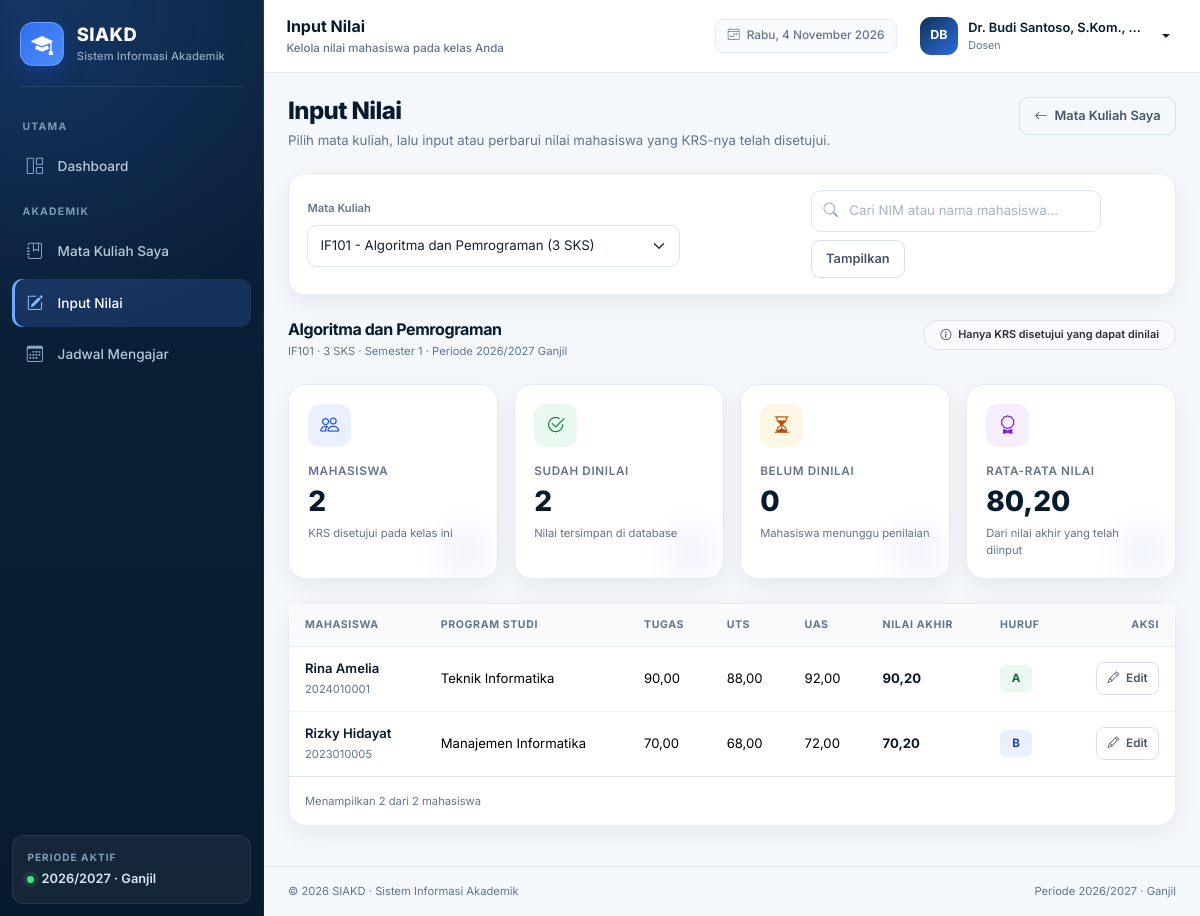
/dosen/nilai.php (signed in), run on the app's committed database.
### tables this page shows
CREATE TABLE `dosen` (
    `id` INT UNSIGNED NOT NULL AUTO_INCREMENT,
    `user_id` INT UNSIGNED NOT NULL,
    `nidn` VARCHAR(20) NOT NULL,
    `nama` VARCHAR(100) NOT NULL,
    `email` VARCHAR(120) NOT NULL,
    `prodi_id` INT UNSIGNED NOT NULL,
    `created_at` TIMESTAMP NOT NULL DEFAULT CURRENT_TIMESTAMP,
    `updated_at` TIMESTAMP NOT NULL DEFAULT CURRENT_TIMESTAMP ON UPDATE CURRENT_TIMESTAMP,
    PRIMARY KEY (`id`),
    UNIQUE KEY `uq_dosen_user` (`user_id`),
    UNIQUE KEY `uq_dosen_nidn` (`nidn`),
    UNIQUE KEY `uq_dosen_email` (`email`),
    KEY `idx_dosen_prodi` (`prodi_id`),
    CONSTRAINT `fk_dosen_user` FOREIGN KEY (`user_id`) REFERENCES `users` (`id`) ON DELETE CASCADE ON UPDATE CASCADE,
    CONSTRAINT `fk_dosen_prodi` FOREIGN KEY (`prodi_id`) REFERENCES `prodi` (`id`) ON DELETE RESTRICT ON UPDATE CASCADE
);

CREATE TABLE `users` (
    `id` INT UNSIGNED NOT NULL AUTO_INCREMENT,
    `nama` VARCHAR(100) NOT NULL,
    `email` VARCHAR(120) NOT NULL,
    `password` VARCHAR(255) NOT NULL,
    `role` ENUM('admin', 'dosen', 'mahasiswa') NOT NULL,
    `status` ENUM('aktif', 'nonaktif') NOT NULL DEFAULT 'aktif',
    `created_at` TIMESTAMP NOT NULL DEFAULT CURRENT_TIMESTAMP,
    `updated_at` TIMESTAMP NOT NULL DEFAULT CURRENT_TIMESTAMP ON UPDATE CURRENT_TIMESTAMP,
    PRIMARY KEY (`id`),
    UNIQUE KEY `uq_users_email` (`email`),
    KEY `idx_users_role` (`role`)
);

CREATE TABLE `mata_kuliah` (
    `id` INT UNSIGNED NOT NULL AUTO_INCREMENT,
    `kode_mk` VARCHAR(15) NOT NULL,
    `nama_mk` VARCHAR(120) NOT NULL,
    `sks` TINYINT UNSIGNED NOT NULL,
    `semester` TINYINT UNSIGNED NOT NULL,
    `prodi_id` INT UNSIGNED NOT NULL,
    `dosen_id` INT UNSIGNED NULL,
    `created_at` TIMESTAMP NOT NULL DEFAULT CURRENT_TIMESTAMP,
    `updated_at` TIMESTAMP NOT NULL DEFAULT CURRENT_TIMESTAMP ON UPDATE CURRENT_TIMESTAMP,
    PRIMARY KEY (`id`),
    UNIQUE KEY `uq_mata_kuliah_kode` (`kode_mk`),
    KEY `idx_mata_kuliah_prodi` (`prodi_id`),
    KEY `idx_mata_kuliah_dosen` (`dosen_id`),
    CONSTRAINT `fk_mata_kuliah_prodi` FOREIGN KEY (`prodi_id`) REFERENCES `prodi` (`id`) ON DELETE RESTRICT ON UPDATE CASCADE,
    CONSTRAINT `fk_mata_kuliah_dosen` FOREIGN KEY (`dosen_id`) REFERENCES `dosen` (`id`) ON DELETE SET NULL ON UPDATE CASCADE
);

CREATE TABLE `krs` (
    `id` INT UNSIGNED NOT NULL AUTO_INCREMENT,
    `mahasiswa_id` INT UNSIGNED NOT NULL,
    `mata_kuliah_id` INT UNSIGNED NOT NULL,
    `semester` TINYINT UNSIGNED NOT NULL,
    `tahun_ajaran` VARCHAR(9) NOT NULL,
    `status` ENUM('menunggu', 'disetujui', 'ditolak') NOT NULL DEFAULT 'menunggu',
    `created_at` TIMESTAMP NOT NULL DEFAULT CURRENT_TIMESTAMP,
    `updated_at` TIMESTAMP NOT NULL DEFAULT CURRENT_TIMESTAMP ON UPDATE CURRENT_TIMESTAMP,
    PRIMARY KEY (`id`),
    UNIQUE KEY `uq_krs_mahasiswa_mk` (`mahasiswa_id`, `mata_kuliah_id`),
    KEY `idx_krs_mk` (`mata_kuliah_id`),
    KEY `idx_krs_status` (`status`),
    KEY `idx_krs_periode` (`tahun_ajaran`, `semester`),
    CONSTRAINT `fk_krs_mahasiswa` FOREIGN KEY (`mahasiswa_id`) REFERENCES `mahasiswa` (`id`) ON DELETE CASCADE ON UPDATE CASCADE,
    CONSTRAINT `fk_krs_mata_kuliah` FOREIGN KEY (`mata_kuliah_id`) REFERENCES `mata_kuliah` (`id`) ON DELETE RESTRICT ON UPDATE CASCADE
);

CREATE TABLE `mahasiswa` (
    `id` INT UNSIGNED NOT NULL AUTO_INCREMENT,
    `user_id` INT UNSIGNED NOT NULL,
    `nim` VARCHAR(20) NOT NULL,
    `nama` VARCHAR(100) NOT NULL,
    `email` VARCHAR(120) NOT NULL,
    `jenis_kelamin` ENUM('L', 'P') NOT NULL,
    `alamat` VARCHAR(255) NOT NULL,
    `prodi_id` INT UNSIGNED NOT NULL,
    `angkatan` YEAR NOT NULL,
    `created_at` TIMESTAMP NOT NULL DEFAULT CURRENT_TIMESTAMP,
    `updated_at` TIMESTAMP NOT NULL DEFAULT CURRENT_TIMESTAMP ON UPDATE CURRENT_TIMESTAMP,
    PRIMARY KEY (`id`),
    UNIQUE KEY `uq_mahasiswa_user` (`user_id`),
    UNIQUE KEY `uq_mahasiswa_nim` (`nim`),
    UNIQUE KEY `uq_mahasiswa_email` (`email`),
    KEY `idx_mahasiswa_prodi` (`prodi_id`),
    KEY `idx_mahasiswa_angkatan` (`angkatan`),
    CONSTRAINT `fk_mahasiswa_user` FOREIGN KEY (`user_id`) REFERENCES `users` (`id`) ON DELETE CASCADE ON UPDATE CASCADE,
    CONSTRAINT `fk_mahasiswa_prodi` FOREIGN KEY (`prodi_id`) REFERENCES `prodi` (`id`) ON DELETE RESTRICT ON UPDATE CASCADE
);

CREATE TABLE `prodi` (
    `id` INT UNSIGNED NOT NULL AUTO_INCREMENT,
    `kode_prodi` VARCHAR(10) NOT NULL,
    `nama_prodi` VARCHAR(100) NOT NULL,
    `created_at` TIMESTAMP NOT NULL DEFAULT CURRENT_TIMESTAMP,
    `updated_at` TIMESTAMP NOT NULL DEFAULT CURRENT_TIMESTAMP ON UPDATE CURRENT_TIMESTAMP,
    PRIMARY KEY (`id`),
    UNIQUE KEY `uq_prodi_kode` (`kode_prodi`),
    UNIQUE KEY `uq_prodi_nama` (`nama_prodi`)
);

CREATE TABLE `nilai` (
    `id` INT UNSIGNED NOT NULL AUTO_INCREMENT,
    `krs_id` INT UNSIGNED NOT NULL,
    `tugas` DECIMAL(5,2) NOT NULL DEFAULT 0,
    `uts` DECIMAL(5,2) NOT NULL DEFAULT 0,
    `uas` DECIMAL(5,2) NOT NULL DEFAULT 0,
    `nilai_akhir` DECIMAL(5,2) NOT NULL DEFAULT 0,
    `nilai_huruf` VARCHAR(2) NOT NULL DEFAULT 'E',
    `created_at` TIMESTAMP NOT NULL DEFAULT CURRENT_TIMESTAMP,
    `updated_at` TIMESTAMP NOT NULL DEFAULT CURRENT_TIMESTAMP ON UPDATE CURRENT_TIMESTAMP,
    PRIMARY KEY (`id`),
    UNIQUE KEY `uq_nilai_krs` (`krs_id`),
    CONSTRAINT `fk_nilai_krs` FOREIGN KEY (`krs_id`) REFERENCES `krs` (`id`) ON DELETE CASCADE ON UPDATE CASCADE
);

### dosen/nilai.php (the view, shortened to what the rows shown need)
<?php
require_once __DIR__ . '/../includes/auth.php';
$user = require_role('dosen');
$dosenId = (int) ($user['dosen_id'] ?? 0);
$stmtCourses = db()->prepare(
    'SELECT id, kode_mk, nama_mk, sks, semester
     FROM mata_kuliah
     WHERE dosen_id = :dosen_id
     ORDER BY semester ASC, kode_mk ASC'
);
$stmtCourses->execute(['dosen_id' => $dosenId]);
$courses = $stmtCourses->fetchAll();
$selectedId = 0;
$selectedCourse = null;
if ($selectedId === 0 && $courses) {
    $selectedId = (int) $courses[0]['id'];
    $selectedCourse = $courses[0];
}
$page = current_page();
$perPage = 10;
$summary = ['total_mahasiswa' => 0, 'total_dinilai' => 0, 'belum_dinilai' => 0, 'rata_nilai' => null];
$nilaiList = [];
if ($selectedId > 0) {
    $stmtSummary = db()->prepare(
        "SELECT COUNT(*) AS total_mahasiswa,
                COUNT(n.id) AS total_dinilai,
                ROUND(AVG(n.nilai_akhir), 2) AS rata_nilai
         FROM krs k
         LEFT JOIN nilai n ON n.krs_id = k.id
         WHERE k.mata_kuliah_id = :mata_kuliah_id AND k.status = 'disetujui'"
    );
    $stmtSummary->execute(['mata_kuliah_id' => $selectedId]);
    $summary = $stmtSummary->fetch() ?: $summary;
    $summary['total_mahasiswa'] = (int) $summary['total_mahasiswa'];
    $summary['total_dinilai'] = (int) $summary['total_dinilai'];
    $summary['belum_dinilai'] = max(0, $summary['total_mahasiswa'] - $summary['total_dinilai']);
    $summary['rata_nilai'] = $summary['rata_nilai'] !== null ? (float) $summary['rata_nilai'] : null;
    $conditions = ["k.mata_kuliah_id = :mata_kuliah_id", "k.status = 'disetujui'"];
    $params = [':mata_kuliah_id' => $selectedId];
    $where = 'WHERE ' . implode(' AND ', $conditions);
    $countStmt = db()->prepare(
        "SELECT COUNT(*)
         FROM krs k
         JOIN mahasiswa m ON m.id = k.mahasiswa_id
         $where"
    );
    foreach ($params as $key => $value) {
        $countStmt->bindValue($key, $value, is_int($value) ? PDO::PARAM_INT : PDO::PARAM_STR);
    }
    $countStmt->execute();
    $totalData = (int) $countStmt->fetchColumn();
    $totalPages = max(1, (int) ceil($totalData / $perPage));
    $page = min($page, $totalPages);
    $offset = page_offset($page, $perPage);
    $stmtNilai = db()->prepare(
        "SELECT k.id AS krs_id, k.semester, k.tahun_ajaran,
                m.nim, m.nama, p.nama_prodi,
                n.id AS nilai_id, n.tugas, n.uts, n.uas, n.nilai_akhir, n.nilai_huruf
         FROM krs k
         JOIN mahasiswa m ON m.id = k.mahasiswa_id
         JOIN prodi p ON p.id = m.prodi_id
         LEFT JOIN nilai n ON n.krs_id = k.id
         $where
         ORDER BY m.nama ASC
         LIMIT :limit OFFSET :offset"
    );
    foreach ($params as $key => $value) {
        $stmtNilai->bindValue($key, $value, is_int($value) ? PDO::PARAM_INT : PDO::PARAM_STR);
    }
    $stmtNilai->bindValue(':limit', $perPage, PDO::PARAM_INT);
    $stmtNilai->bindValue(':offset', $offset, PDO::PARAM_INT);
    $stmtNilai->execute();
    $nilaiList = $stmtNilai->fetchAll();
}
require_once __DIR__ . '/../includes/header.php';
?>
<div class="page-heading">
    <div>
        <h1>Input Nilai</h1>
    </div>
</div>
<?php if (!$courses): ?>
    <div class="card">
        <div class="empty-state">
            <div class="empty-state-icon"><i class="bi bi-journal-x" aria-hidden="true"></i></div>
            <h3>Belum ada mata kuliah</h3>
            <p>Anda belum ditugaskan mengampu mata kuliah. Hubungi administrator untuk informasi lebih lanjut.</p>
        </div>
    </div>
<?php else: ?>
    <?php if ($selectedCourse): ?>
        <div class="d-flex flex-wrap align-items-start justify-content-between gap-3 mb-4">
            <div>
                <h2 class="section-title mb-1"><?= e($selectedCourse['nama_mk']) ?></h2>
                <p class="small-note mb-0">
                    <?= e($selectedCourse['kode_mk']) ?> &middot; <?= (int) $selectedCourse['sks'] ?> SKS &middot; Semester <?= (int) $selectedCourse['semester'] ?>
                    &middot; Periode <?= e(TAHUN_AJARAN_AKTIF) ?> <?= e(SEMESTER_AKTIF) ?>
                </p>
            </div>
            <span class="badge text-bg-light border text-secondary-emphasis rounded-pill px-3 py-2">
                <i class="bi bi-info-circle me-1" aria-hidden="true"></i> Hanya KRS disetujui yang dapat dinilai
            </span>
        </div>
        <div class="row g-3 mb-4">
            <div class="col-sm-6 col-xl-3">
                <div class="stat-card">
                    <div class="stat-icon"><i class="bi bi-people" aria-hidden="true"></i></div>
                    <p class="stat-label">Mahasiswa</p>
                    <p class="stat-value"><?= number_format($summary['total_mahasiswa'], 0, ',', '.') ?></p>
                    <p class="stat-note">KRS disetujui pada kelas ini</p>
                </div>
            </div>
            <div class="col-sm-6 col-xl-3">
                <div class="stat-card">
                    <div class="stat-icon is-green"><i class="bi bi-check2-circle" aria-hidden="true"></i></div>
                    <p class="stat-label">Sudah Dinilai</p>
                    <p class="stat-value"><?= number_format($summary['total_dinilai'], 0, ',', '.') ?></p>
                    <p class="stat-note">Nilai tersimpan di database</p>
                </div>
            </div>
            <div class="col-sm-6 col-xl-3">
                <div class="stat-card">
                    <div class="stat-icon is-amber"><i class="bi bi-hourglass-split" aria-hidden="true"></i></div>
                    <p class="stat-label">Belum Dinilai</p>
                    <p class="stat-value"><?= number_format($summary['belum_dinilai'], 0, ',', '.') ?></p>
                    <p class="stat-note">Mahasiswa menunggu penilaian</p>
                </div>
            </div>
            <div class="col-sm-6 col-xl-3">
                <div class="stat-card">
                    <div class="stat-icon is-purple"><i class="bi bi-award" aria-hidden="true"></i></div>
                    <p class="stat-label">Rata-rata Nilai</p>
                    <p class="stat-value"><?= $summary['rata_nilai'] !== null ? e(number_format((float) $summary['rata_nilai'], 2, ',', '.')) : '-' ?></p>
                    <p class="stat-note">Dari nilai akhir yang telah diinput</p>
                </div>
            </div>
        </div>
    <?php endif; ?>
    <div class="card">
        <?php if ($nilaiList): ?>
            <div class="table-responsive">
                <table class="table align-middle">
                    <thead>
                        <tr>
                            <th>Mahasiswa</th>
                            <th>Program Studi</th>
                            <th>Tugas</th>
                            <th>UTS</th>
                            <th>UAS</th>
                            <th>Nilai Akhir</th>
                            <th>Huruf</th>
                            <th class="text-end">Aksi</th>
                        </tr>
                    </thead>
                    <tbody>
                        <?php foreach ($nilaiList as $row): ?>
                            <?php $sudahDinilai = $row['nilai_id'] !== null; ?>
                            <tr>
                                <td>
                                    <span class="cell-title"><?= e($row['nama']) ?></span>
                                    <span class="cell-subtitle"><?= e($row['nim']) ?></span>
                                </td>
                                <td><?= e($row['nama_prodi']) ?></td>
                                <td><?= $sudahDinilai ? e(number_format((float) $row['tugas'], 2, ',', '.')) : '<span class="text-muted">&mdash;</span>' ?></td>
                                <td><?= $sudahDinilai ? e(number_format((float) $row['uts'], 2, ',', '.')) : '<span class="text-muted">&mdash;</span>' ?></td>
                                <td><?= $sudahDinilai ? e(number_format((float) $row['uas'], 2, ',', '.')) : '<span class="text-muted">&mdash;</span>' ?></td>
                                <td>
                                    <?php if ($sudahDinilai): ?>
                                        <strong class="text-navy"><?= e(number_format((float) $row['nilai_akhir'], 2, ',', '.')) ?></strong>
                                    <?php else: ?>
                                        <span class="text-muted">&mdash;</span>
                                    <?php endif; ?>
                                </td>
                                <td>
                                    <?php if ($sudahDinilai): ?>
                                        <span class="grade-pill <?= e(nilai_class((string) $row['nilai_huruf'])) ?>"><?= e($row['nilai_huruf']) ?></span>
                                    <?php else: ?>
                                        <span class="badge text-bg-warning-subtle text-warning-emphasis rounded-pill">Belum</span>
                                    <?php endif; ?>
                                </td>
                                <td class="text-end">
                                    <button type="button" class="btn btn-sm <?= $sudahDinilai ? 'btn-outline-secondary' : 'btn-primary' ?>" data-bs-toggle="modal" data-bs-target="#nilaiModal<?= (int) $row['krs_id'] ?>">
                                        <i class="bi <?= $sudahDinilai ? 'bi-pencil' : 'bi-plus-lg' ?> me-1" aria-hidden="true"></i>
                                        <?= $sudahDinilai ? 'Edit' : 'Input' ?>
                                    </button>
                                </td>
                            </tr>
                        <?php endforeach; ?>
                    </tbody>
                </table>
            </div>
        <?php endif; ?>
    </div>
<?php endif; ?>
<?php require_once __DIR__ . '/../includes/footer.php'; ?>

### includes/navbar.php (shortened to what the rows shown need)
<nav class="app-topbar d-flex align-items-center justify-content-between gap-2" aria-label="Navigasi atas">
    <div class="d-flex align-items-center gap-2 gap-md-3">
        <div class="dropdown">
            <button class="user-menu dropdown-toggle" type="button" data-bs-toggle="dropdown" aria-expanded="false" aria-label="Menu profil pengguna">
                <span class="avatar"><?= e(initials($currentUser['nama'])) ?></span>
                <span class="user-meta">
                    <span class="user-name"><?= e($currentUser['nama']) ?></span>
                    <span class="user-role"><?= e(role_label($currentUser['role'])) ?></span>
                </span>
            </button>
        </div>
    </div>
</nav>

### data on the page
dosen: user.nama "DB", user.nama "Dr. Budi Santoso, S.Kom.,…", user.role "Dosen"
mata_kuliah: nama_mk "Algoritma dan Pemrograman", kode_mk "IF101", sks "3", semester "1"
krs: mahasiswa.nama "Rina Amelia", mahasiswa.nim "2024010001", prodi.nama_prodi "Teknik Informatika", nilai.tugas "90,00", nilai.uts "88,00", nilai.uas "92,00", nilai.nilai_akhir "90,20", nilai.nilai_huruf "A"
krs: mahasiswa.nama "Rizky Hidayat", mahasiswa.nim "2023010005", prodi.nama_prodi "Manajemen Informatika", nilai.tugas "70,00", nilai.uts "68,00", nilai.uas "72,00", nilai.nilai_akhir "70,20", nilai.nilai_huruf "B"

### other printed values
APP_NAME "SIAKD"
APP_FULL_NAME "Sistem Informasi Akademik"
$section['label'] "UTAMA"
$item['title'] "Dashboard"
$section['label'] "AKADEMIK"
$item['title'] "Mata Kuliah Saya"
$item['title'] "Input Nilai"
$item['title'] "Jadwal Mengajar"
TAHUN_AJARAN_AKTIF "2026/2027"
SEMESTER_AKTIF "Ganjil"
$pageTitle "Input Nilai"
$pageSubtitle "Kelola nilai mahasiswa pada kelas Anda"
$summary['total_mahasiswa'] "2"
$summary['total_dinilai'] "2"
$summary['belum_dinilai'] "0"
